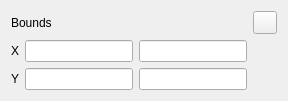
<?xml version="1.0" encoding="UTF-8"?>
<ui version="4.0">
 <class>XYChartViewBoundsPropertyWidget</class>
 <widget class="QWidget" name="XYChartViewBoundsPropertyWidget">
  <layout class="QGridLayout" name="gridLayout">
   <item row="0" column="0" colspan="3">
    <widget class="QLabel" name="BoundsLabel">
     <property name="text">
      <string>Bounds</string>
     </property>
    </widget>
   </item>
   <item row="0" column="3">
    <widget class="pqHighlightableToolButton" name="Reset">
     <property name="icon">
      <iconset resource="../../../Components/Resources/pqComponents.qrc">
       <normaloff>:/pqWidgets/Icons/pqReset.svg</normaloff>:/pqWidgets/Icons/pqReset.svg</iconset>
     </property>
     <property name="toolTip">
      <string>Reset using active chart values</string>
     </property>
    </widget>
   </item>
   <item row="1" column="0">
    <widget class="QLabel" name="XLabel">
     <property name="text">
      <string>X</string>
     </property>
    </widget>
   </item>
   <item row="1" column="1">
    <widget class="pqDoubleLineEdit" name="BottomAxisMin"/>
   </item>
   <item row="1" column="2">
    <widget class="pqDoubleLineEdit" name="BottomAxisMax"/>
   </item>
   <item row="2" column="0">
    <widget class="QLabel" name="YLabel">
     <property name="text">
      <string>Y</string>
     </property>
    </widget>
   </item>
   <item row="2" column="1">
    <widget class="pqDoubleLineEdit" name="LeftAxisMin"/>
   </item>
   <item row="2" column="2">
    <widget class="pqDoubleLineEdit" name="LeftAxisMax"/>
   </item>
  </layout>
 </widget>
 <customwidgets>
  <customwidget>
   <class>pqHighlightableToolButton</class>
   <extends>QToolButton</extends>
   <header>pqHighlightableToolButton.h</header>
  </customwidget>
  <customwidget>
   <class>pqDoubleLineEdit</class>
   <extends>QLineEdit</extends>
   <header>pqDoubleLineEdit.h</header>
  </customwidget>
 </customwidgets>
 <resources/>
 <connections/>
</ui>
